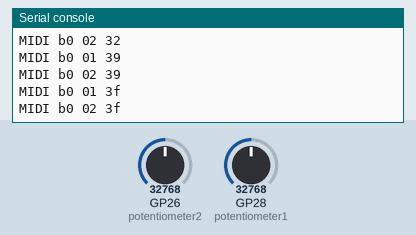
Simulated run of this program. Board: Raspberry Pi Pico running CircuitPython. Parts: the last lines printed to the serial console. The test bench sets the inputs (shaded band); at power-on: GP26 (potentiometer2) = 32768, GP28 (potentiometer1) = 32768 (analog values on the 0–65535 scale). MIDI messages are not drawn.

Above: at 1.2 s.
1.3 s: GP26 (potentiometer2) set to 45874
At 3.0 s:
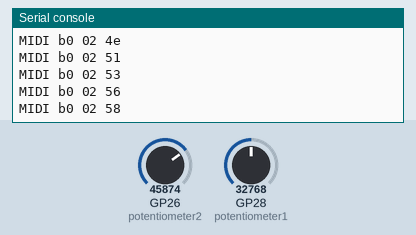
3.3 s: GP28 (potentiometer1) set to 19660
At 3.42 s:
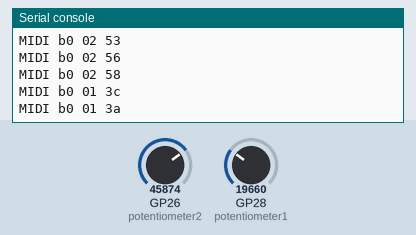
5.4 s: GP26 (potentiometer2) set to 57670
At 5.52 s:
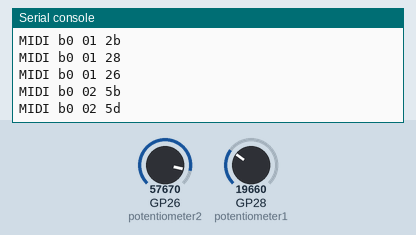
6.9 s: GP28 (potentiometer1) set to 7864
At 8.2 s:
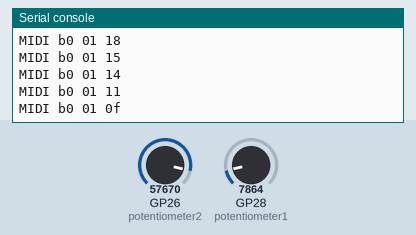
Timing chart, 0 to 9.4 s (numbered marks = the images above; inputs shaded):
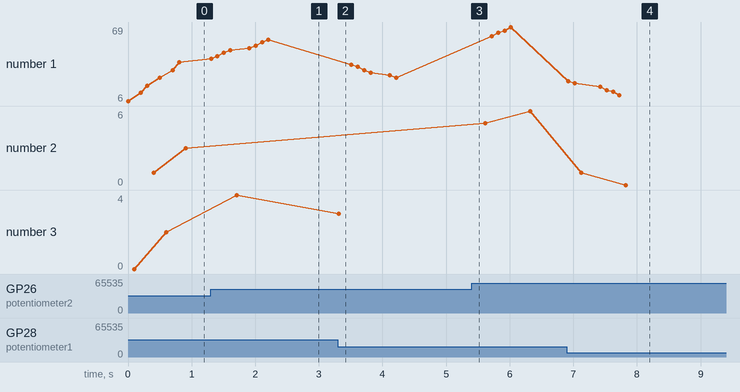

Measured:
- after the input at 1.3 s, the serial console: prints a new line at once (image 1)
- after the input at 3.3 s, the serial console: prints a new line at once (image 2)
- after the input at 5.4 s, the serial console: prints a new line at once (image 3)
- after the input at 6.9 s, the serial console: prints a new line at once (image 4)
- plotted number 1: 39 → 58 after the input at 1.3 s, 26 → 69 after the input at 5.4 s, 69 → 11 after the input at 6.9 s
- plotted number 2: 3 → 6 after the input at 5.4 s
- plotted number 3: 2 → 4 after the input at 1.3 s

The program:

code.py
```python
import time
import board
import analogio
import usb_midi

# Create USB MIDI object
midi = usb_midi.ports[1]

# Create analog input objects for your potentiometers
potentiometer1 = analogio.AnalogIn(board.GP28)
potentiometer2 = analogio.AnalogIn(board.GP26)

# MIDI control change parameters
midi_channel = 0  # MIDI channel (0-15)

# Control Change numbers (CC#1 and CC#2)
control_change_number1 = 1
control_change_number2 = 2

# Initialize variables for debouncing
debounce_values1 = [0] * 10  # Store the last 10 readings for potentiometer 1
debounce_values2 = [0] * 10  # Store the last 10 readings for potentiometer 2

# Initialize previous MIDI values
prev_midi_value1 = -1
prev_midi_value2 = -1

# Function to create and send MIDI Control Change message
def send_control_change(channel, control_number, value):
    status_byte = 0xB0 | channel  # Control Change status byte
    midi_message = bytes([status_byte, control_number, value])
    midi.write(midi_message)

# Main loop
while True:
    # Read analog values from potentiometers
    raw_pot1_value = potentiometer1.value
    raw_pot2_value = potentiometer2.value

    # Add the current reading to the debounce values lists
    debounce_values1.append(raw_pot1_value)
    debounce_values2.append(raw_pot2_value)

    # Remove the oldest reading from the lists
    debounce_values1.pop(0)
    debounce_values2.pop(0)

    # Calculate the average of the debounce values
    pot1_value = round(sum(debounce_values1) / len(debounce_values1) / 65535, 2)
    pot2_value = round(sum(debounce_values2) / len(debounce_values2) / 65535, 2)

    # Map the normalized values to MIDI values (0-127)
    midi_value1 = int(pot1_value * 127)
    midi_value2 = int(pot2_value * 127)

    # Check if the MIDI values have changed
    if midi_value1 != prev_midi_value1:
        send_control_change(midi_channel, control_change_number1, midi_value1)
        prev_midi_value1 = midi_value1

    if midi_value2 != prev_midi_value2:
        send_control_change(midi_channel, control_change_number2, midi_value2)
        prev_midi_value2 = midi_value2

    # Add a small delay to avoid flooding MIDI messages
    time.sleep(0.1)  # Adjust the delay as needed
```
